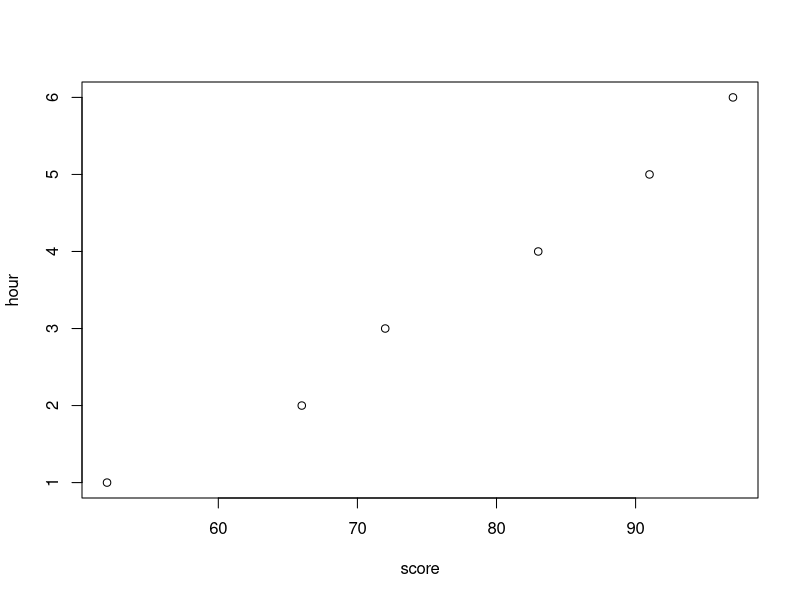

Write the R code that produced this figure.
score <- c(52,66,72,83,91,97)
hour <- c(1,2,3,4,5,6)
shDF <- data.frame(score= score, hour= hour)
plot(score, hour)
shDF
shapiro.test(shDF$score)
shapiro.test(shDF$hour)
sMean <- mean(shDF$score)
hMean <- mean(shDF$hour)

